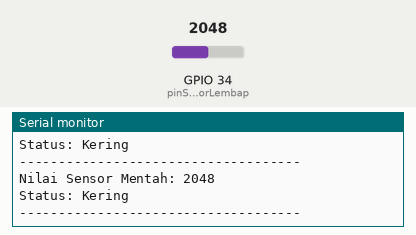
A sketch run on a simulated ESP32. Parts: the last lines printed to the serial monitor. The test bench sets the inputs (shaded band); at power-on: GPIO 34 (pinSensorLembap) = 2048.

Above: at 1.8 s.
1.9 s: GPIO 34 (pinSensorLembap) set to 1960
At 2.8 s:
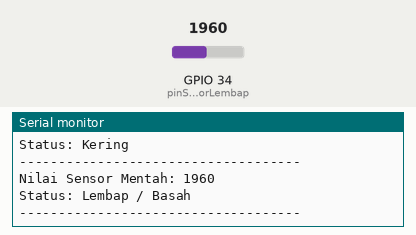
4.5 s: GPIO 34 (pinSensorLembap) set to 2040
At 5.7 s:
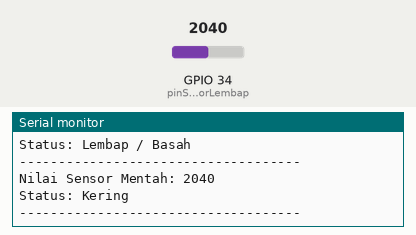
Timing chart, 0 to 7.5 s (numbered marks = the images above; inputs shaded):
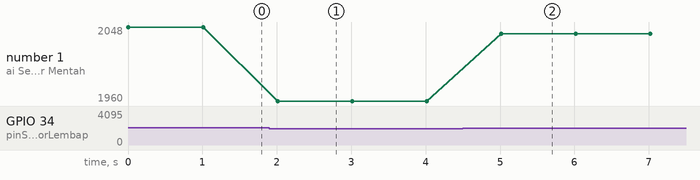

The sketch:

uji_yl69.ino
```cpp
// === Pengujian Sensor Kelembapan Tanah YL-69 ===

// Definisi pin untuk Sensor Kelembapan
// Kita menggunakan pin ADC (Analog to Digital Converter). D34 adalah salah satunya.
const int pinSensorLembap = 34;

// Variabel untuk menyimpan nilai dari sensor
int nilaiLembap;

void setup() {
  // Mulai komunikasi serial untuk menampilkan hasil
  Serial.begin(115200);

  // Atur pin sensor sebagai INPUT
  pinMode(pinSensorLembap, INPUT);

  Serial.println("Pengujian Sensor Kelembapan dimulai...");
  Serial.println("------------------------------------");
}

void loop() {
  // Baca nilai analog dari pin sensor
  // Nilainya akan berkisar antara 0 (sangat basah) hingga 4095 (sangat kering)
  nilaiLembap = analogRead(pinSensorLembap);

  // Tampilkan nilai mentah dari sensor
  Serial.print("Nilai Sensor Mentah: ");
  Serial.println(nilaiLembap);

  // Untuk memudahkan, kita bisa tambahkan logika sederhana
  // Angka '2000' ini hanya contoh, bisa disesuaikan nanti.
  if (nilaiLembap < 2000) {
    Serial.println("Status: Lembap / Basah");
  } else {
    Serial.println("Status: Kering");
  }

  Serial.println("------------------------------------");

  // Beri jeda 1 detik sebelum pengukuran berikutnya
  delay(1000);
}
```

Measured:
- after the input at 1.9 s, the serial monitor: prints a new line after 0.11 s (image 1)
- after the input at 4.5 s, the serial monitor: prints a new line after 0.52 s (image 2)
- plotted number 1: 2048 → 1960 after the input at 1.9 s, 1960 → 2040 after the input at 4.5 s
